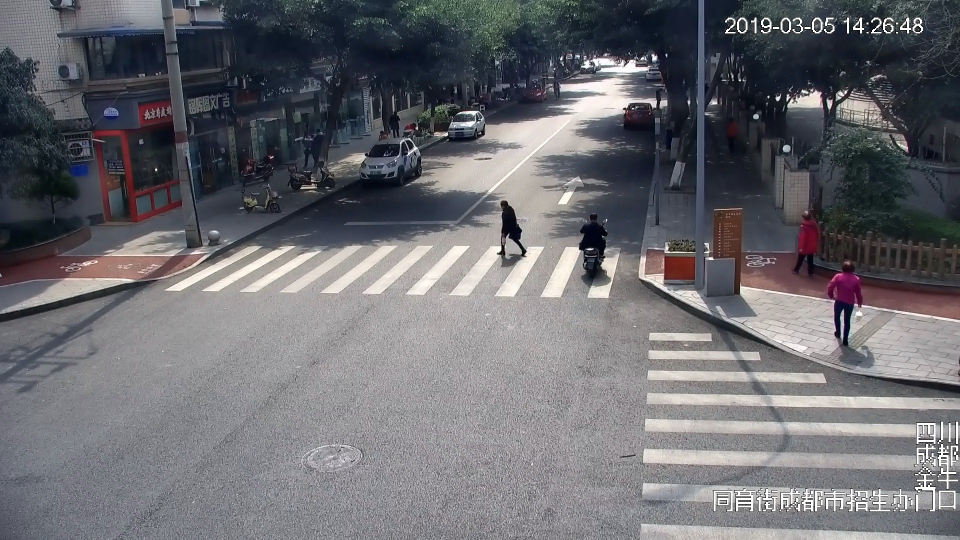
#> input picture point1/train/000030.jpg, 1920 x 1080 px, found by its file name (shown at 1/2 size); its folder holds 4 pictures in this run; the run also reads 1 picture not shown here
$ python HSV.py
#> lines starting #> are read from the running program, lines starting #| are printed output that depends on the picture
# -*- coding:utf-8 -*-

# from PIL import Image
import cv2
import numpy as np
import os
from sklearn.cluster import KMeans
from PIL import Image, ImageFile
ImageFile.LOAD_TRUNCATED_IMAGES = True


# Compute low order moments(1,2,3)
def color_moments(img):
    """compute feature with color moment"""

    # Convert BGR to HSV color space
    hsv = cv2.cvtColor(img, cv2.COLOR_BGR2HSV)
    # Split the channels - h,s,v
    h, s, v = cv2.split(hsv)
    # Initialize the color feature
    color_feature = []
    # N = h.shape[0] * h.shape[1]
    # The first central moment - average
    h_mean = np.mean(h)  # np.sum(h)/float(N)
    s_mean = np.mean(s)  # np.sum(s)/float(N)
    v_mean = np.mean(v)  # np.sum(v)/float(N)
    color_feature.extend([h_mean, s_mean, v_mean])
    # The second central moment - standard deviation
    h_std = np.std(h)  # np.sqrt(np.mean(abs(h - h.mean())**2))
    s_std = np.std(s)  # np.sqrt(np.mean(abs(s - s.mean())**2))
    v_std = np.std(v)  # np.sqrt(np.mean(abs(v - v.mean())**2))
    color_feature.extend([h_std, s_std, v_std])
    # The third central moment - the third root of the skewness
    h_skewness = np.mean(abs(h - h.mean())**3)
    s_skewness = np.mean(abs(s - s.mean())**3)
    v_skewness = np.mean(abs(v - v.mean())**3)
    h_thirdMoment = h_skewness**(1./3)
    s_thirdMoment = s_skewness**(1./3)
    v_thirdMoment = v_skewness**(1./3)
    color_feature.extend([h_thirdMoment, s_thirdMoment, v_thirdMoment])
    return color_feature


def color_mean(img):
    """compute feature with color moment"""

    # Convert BGR to HSV color space
    hsv = cv2.cvtColor(img, cv2.COLOR_BGR2HSV)
    # Split the channels - h,s,v
    h, s, v = cv2.split(hsv)
    # Initialize the color feature
    color_feature = []
    # N = h.shape[0] * h.shape[1]
    # The first central moment - average
    h_mean = np.mean(h)  # np.sum(h)/float(N)
    s_mean = np.mean(s)  # np.sum(s)/float(N)
    v_mean = np.mean(v)  # np.sum(v)/float(N)
    color_feature.extend([h_mean, s_mean, v_mean])

    return color_feature


def cut(file,vx,vy):
    """

    :param file:
    :param vx: 块大小
    :param vy: 块大小
    :return:分块集
    像素大小：4032 x 3024 分为：4 x 3个块
    1920*1080 分成4*3个块    每一块 480*360
    x=1080 y=1920
    """
    im = Image.open(file)

    #偏移量,滑动量
    dx = vx
    dy = vy
    n = 1

    #左上角切割
    x1 = 0
    y1 = 0
    x2 = vx
    y2 = vy

    imgs = []
    #纵向
    while x2 <= 1080:
        #横向切
        while y2 <= 1920:
            name3 = file + str(n) + ".jpg"
            #print n,x1,y1,x2,y2
            im2 = im.crop((y1, x1, y2, x2))
            im2_mat = np.asanyarray(im2)
            imgs.append(im2_mat)
            # im2.save(name3)

            y1 = y1 + dy
            y2 = y1 + vy
            n = n + 1
        x1 = x1 + dx
        x2 = x1 + vx
        y1 = 0
        y2 = vy

    return imgs


def abnorm_discriminant(filename, test, model, threshold):
    """
    :param test: 测试图片的块特征
    :param model: 合成的块特征
    :return: 异常 or 正常
    """
    flag = 0
    sum = 0
    for i in range(len(test)):
        sum = sum + np.linalg.norm(test[i]-model[i])

    error = sum / len(test)
    print('error is '+ str(error))

    if error < threshold:
        flag = 1
        return flag
    else:
        return flag


def get_mid(imgs_cf, model):
    """
    :param imgs_cf:正常图片特征:[块数[图片数[特征维度]]]
    :param model: 由正常图片特征合成的块特征
    :return: 训练好的阈值
    """
    dists = []  # 每张图片特征与model差值的平方根再平均后的列表
    for f in imgs_cf:
        sum = 0
        for i in range(len(f)):
            x = np.linalg.norm(np.array(f[i]) - model[i])
            sum = sum+x
        dists.append(sum/len(model))
    mid = dists[int(len(dists)/2)]
    # print("threshold: ", threshold)
    return mid


def image_cluster(data, k):
    """
    :param data:100 * 108（12x9）
    :param k: 我们将图片分成三类，大概为：拥堵，正常，空旷
    :return: 类别索引
    """
    estimator = KMeans(n_clusters=k, init='k-means++')
    estimator.fit(data)
    label_pred = estimator.labels_
    index1 = []
    index2 = []
    index3 = []
    for l in range(len(label_pred)):
        if label_pred[l] == 0:
            index1.append(l)
        elif label_pred[l] == 1:
            index2.append(l)
        else:
            index3.append(l)

    centroids = estimator.cluster_centers_
    # print("标签：\n", label_pred)
    # print("聚类中心：\n",centroids)
    return index1, index2, index3


def features(index, vx, vy, n_blk):
    """

    :param label: 聚类类别对应的图片索引
    :param vx: 图像块的宽
    :param vy: 图像块的长
    :param n_blk: 图像切成 n_blk 块
    :return: 按块特征的平均值，每张图像的特征
    """
    # compute features of images
    blocks_featrue = []
    imgs_feature = []
    # 将图像分块
    for i in range(n_blk):
        blocks_featrue.append([])
    for i in index:
        img_f = []
        res = cut(files_norm[i], vx, vy)
        for b in range(len(res)):
            blk_f = color_moments(res[b])
            blocks_featrue[b].append(blk_f)
            img_f.append(blk_f)

        imgs_feature.append(img_f)

    # 计算每个图像块特征的均值、标准差（所有normal图片）
    i = 0
    model = []  # 将正常图片的颜色矩特征的均值作为 model
    for b in blocks_featrue:
        # b：12 x 9 图片数量 x 特征维度
        i = i + 1
        arr = np.array(b)
        rows, cols = arr.shape
        # 每个块每一特征维度均值
        mean = np.mean(arr, 0)
        model.append(mean)
        # 每一特征维度标准差
        std = np.std(arr, 0)
        std_2 = np.linalg.norm(std)
        # print("第 %d 个块： " % i)
        # print("平均值： ", mean)
        # print("标准差: ", std_2)
    return model, imgs_feature


if __name__ == "__main__":

    file_dir_norm = "./point1/train"
    file_dir_test = "./point1/test_n"

    files_norm = []
    # get files at the current directory path
    for root, dirs, files_name in os.walk(file_dir_norm):
        for file in files_name:
            files_norm.append(root + '\\' + file)

    # 提取整张图片特征，用于聚类
    feature = []
    for f in files_norm:
        img = cv2.imread(f)
#> img is the input picture: shape (1080, 1920, 3); mean B, G, R 111.6, 106.8, 106.8
        ft = color_moments(img)
#> in color_moments, `hsv = cv2.cvtColor(img, cv2.COLOR_BGR2HSV)`: hsv: shape (1080, 1920, 3); mean H, S, V 99.9, 42.2, 114.7
#> in color_moments, `h, s, v = cv2.split(hsv)`:
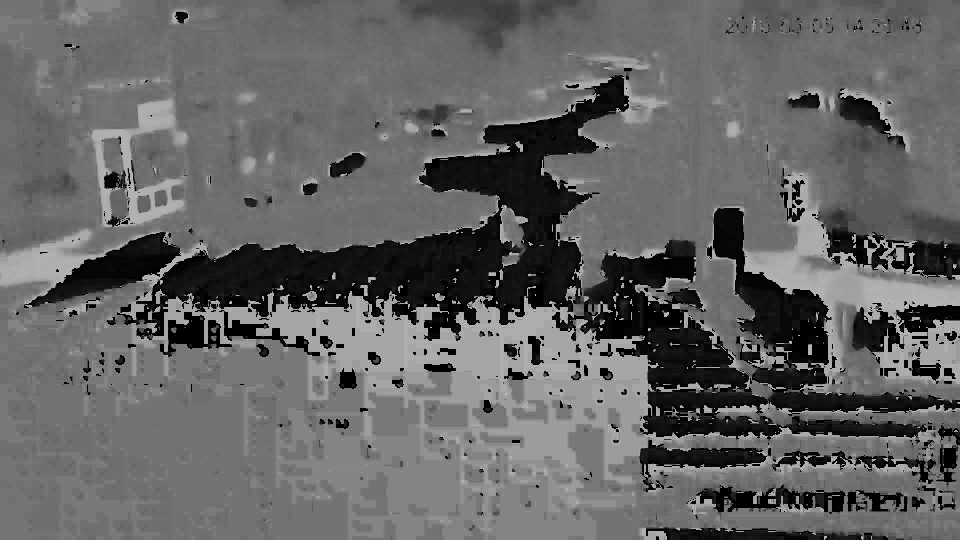
#> h: shape (1080, 1920) (shown at 1/2 size); min 0, max 179, mean 99.9
#> in color_moments, `h, s, v = cv2.split(hsv)`:
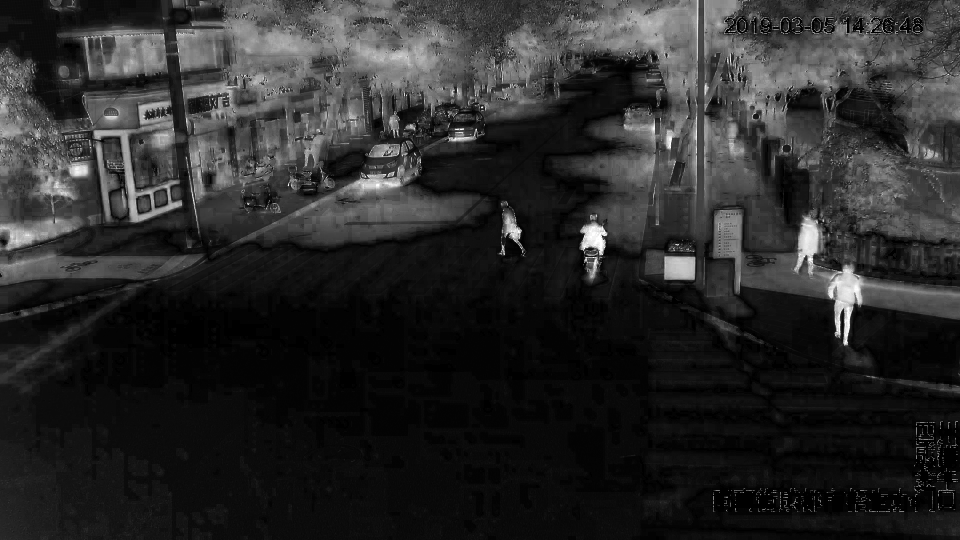
#> s: shape (1080, 1920) (shown at 1/2 size); min 0, max 255, mean 42.2
#> in color_moments, `h, s, v = cv2.split(hsv)`:
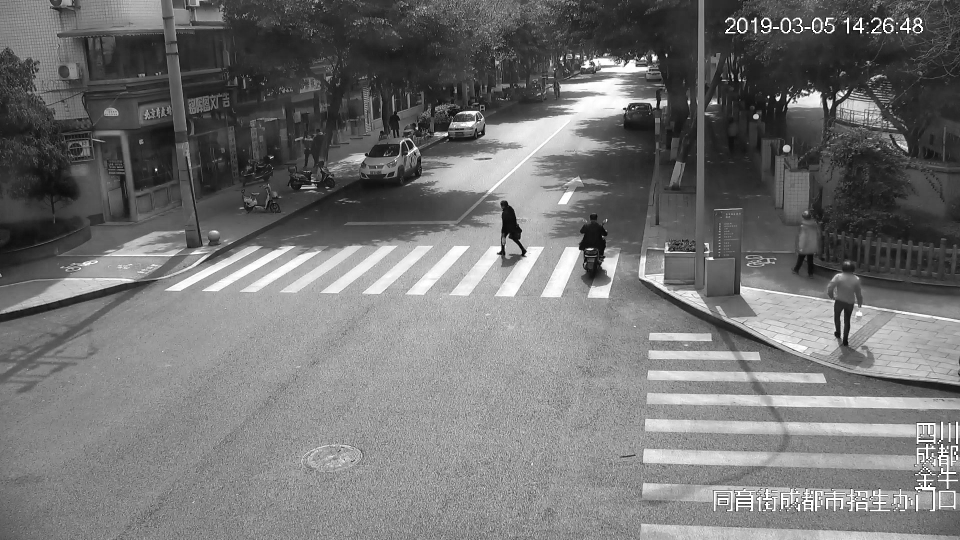
#> v: shape (1080, 1920) (shown at 1/2 size); min 0, max 255, mean 114.7
#> in color_moments, `h_mean = np.mean(h)`: h_mean = 99.87
#> in color_moments, `s_mean = np.mean(s)`: s_mean = 42.25
#> in color_moments, `v_mean = np.mean(v)`: v_mean = 114.7
#> in color_moments, `h_std = np.std(h)`: h_std = 48.26
#> in color_moments, `s_std = np.std(s)`: s_std = 45.91
#> in color_moments, `v_std = np.std(v)`: v_std = 57.15
#> in color_moments, `h_skewness = np.mean(abs(h - h.mean())**3)`: h_skewness = 184289
#> in color_moments, `s_skewness = np.mean(abs(s - s.mean())**3)`: s_skewness = 180394.4
#> in color_moments, `v_skewness = np.mean(abs(v - v.mean())**3)`: v_skewness = 260555.4
#> in color_moments, `h_thirdMoment = h_skewness**(1./3)`: h_thirdMoment = 56.91
#> in color_moments, `s_thirdMoment = s_skewness**(1./3)`: s_thirdMoment = 56.5
#> in color_moments, `v_thirdMoment = v_skewness**(1./3)`: v_thirdMoment = 63.87
#> ft = [99.87, 42.25, 114.7, 48.26, 45.91, 57.15, 56.91, 56.5, 63.87]
        feature.append(ft)
#> pass 2 of the loop `for f in files_norm:`:
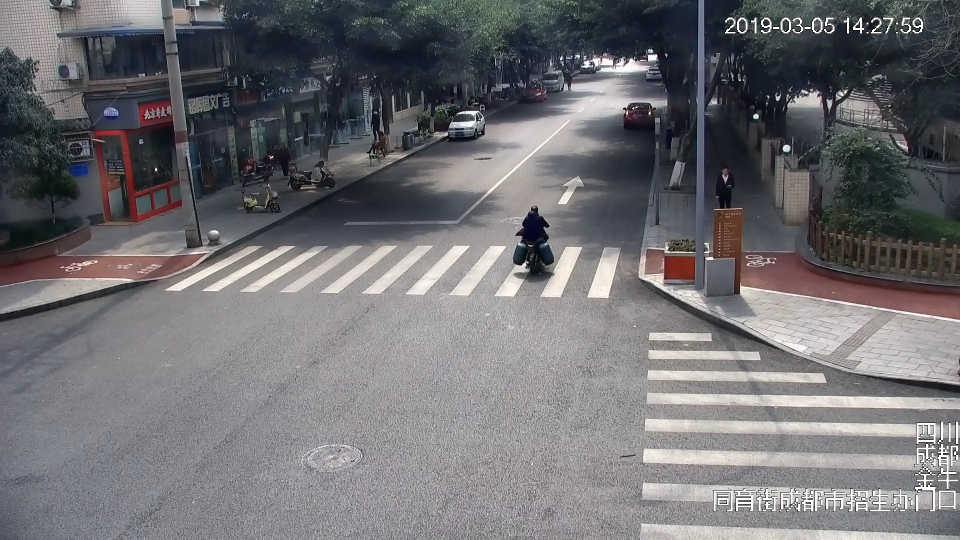
#> input picture point1/train/000031.jpg, 1920 x 1080 px, found by its file name (shown at 1/2 size)
#> img is the input picture: shape (1080, 1920, 3); mean B, G, R 114.4, 111.1, 111.8
#> hsv: shape (1080, 1920, 3); mean H, S, V 99.8, 33.2, 117.8
#> ft = [99.8, 33.24, 117.8, 51.67, 37.61, 55.3, 59.69, 48.14, 62.11]
#> pass 3 of the loop `for f in files_norm:`:
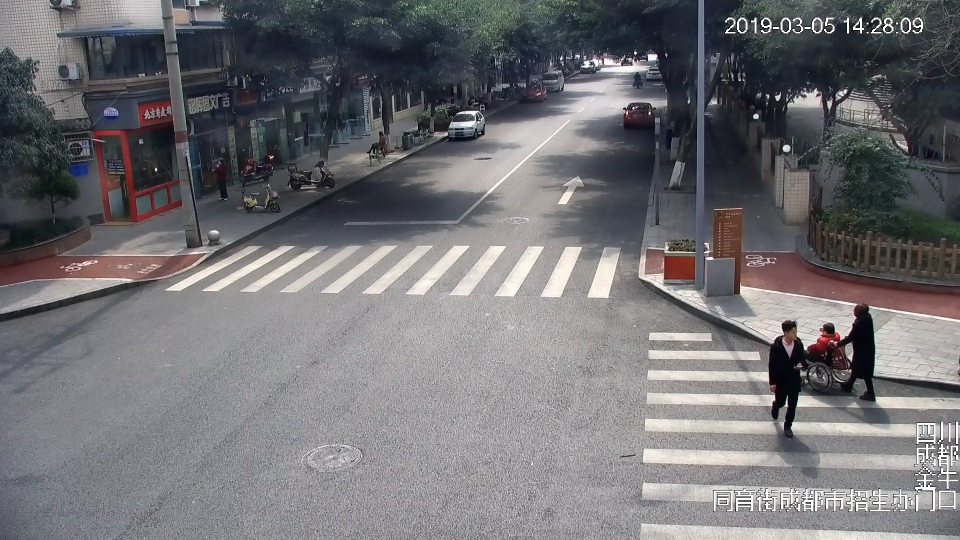
#> input picture point1/train/000032.jpg, 1920 x 1080 px, found by its file name (shown at 1/2 size)
#> img is the input picture: shape (1080, 1920, 3); mean B, G, R 115.7, 112.5, 113.4
#> hsv: shape (1080, 1920, 3); mean H, S, V 99.3, 32.8, 119.4
#> ft = [99.34, 32.8, 119.4, 52.1, 36.18, 55.62, 59.82, 46.96, 62.31]
#> the loop made 4 passes; the first 3 are shown
    idx1, idx2, idx3 = image_cluster(feature, 3)
#> in image_cluster, `label_pred = estimator.labels_`: label_pred = [2, 0, 0, 1]
#> the loop in image_cluster, `for l in range(len(label_pred)):` made 4 passes
#> after the loop in image_cluster, `for l in range(len(label_pred)):`: index1 = [1, 2]; index2 = [3]; index3 = [0]
    idx = [idx1, idx2, idx3]
    feature_num = len(idx)

    # 计算各个聚类的model特征，图像特征
    vx = 360  # 块宽
    vy = 480  # 块长
    n_blk = 4*3  # 切分成 n_blk 个块

    model = []
    imgs_feature = []
    mid = []
    flags = []
    for i in range(feature_num):
        if idx[i]:
            model_i, imgs_feature_i = features(idx[i], vx, vy, n_blk)
#> after the loop in cut, `while x2 <= 1080:`:
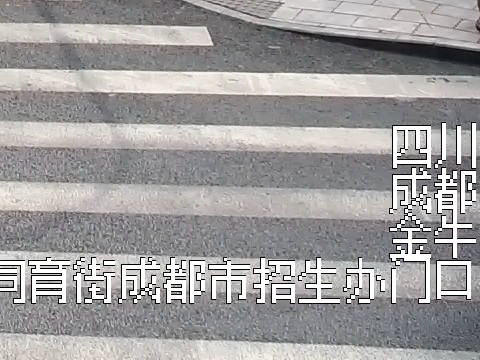
#> im2: PIL image 480x360 RGB; mean R, G, B 158.7, 156.7, 156.8
#> after the loop in cut, `while x2 <= 1080:`: imgs = 12 items; n = 13; x1 = 1080
#> in features, `res = cut(files_norm[i], vx, vy)`: res = 12 items
#> the loop in features, `for b in range(len(res)):` made 12 passes
#> (h_mean in color_moments, s_mean in color_moments, v_mean in color_moments, h_std in color_moments, s_std in color_moments, v_std in color_moments, h_skewness in color_moments, s_skewness in color_moments) on passes 2, 3, 4, 5, 7, 8, 9, 12: (32.41, 68.45, 68.35, 44.31, 37.89, 33.74, 199657.8, 87950.6), (44.52, 60.22, 93.66, 57.23, 42.05, 57.7, 292391.1, 115387.8), (29.52, 54.37, 65.59, 38.84, 36.29, 43.53, 159850.1, 100970.4), (63.64, 34.58, 109.4, 59.96, 37.74, 45.67, 245900.6, 110763.2), (81.69, 25.34, 137.3, 56.16, 37.81, 50.55, 213818.2, 191153.9), (87.98, 43.29, 109.8, 46.08, 35.62, 58.68, 135024.1, 72964.6), (12.89, 14.89, 134.1, 34.33, 7.01, 14.02, 179163.5, 595.5), (75.38, 10.01, 159.9, 59.71, 20.92, 53.05, 250295.3, 87336.2)
#> (h_mean in color_moments, s_mean in color_moments, v_mean in color_moments, h_std in color_moments, s_std in color_moments, v_std in color_moments, h_skewness in color_moments, s_skewness in color_moments) on passes 1, 6, 10, 11: (50.82, 54.2, 84.07, 56.13, 43.79, 46.21, 235427.4, 136798.4), (77.55, 19.62, 138, 59.74, 20.85, 52.76, 240455, 20195.1), (81, 6.96, 152.9, 77.84, 3.48, 21.38, 483733.2, 60.5), (114.8, 6.99, 160.6, 46.84, 4.69, 30.82, 207341.9, 878.9)
#> pass 1, in color_moments (call 5), `h, s, v = cv2.split(hsv)`:
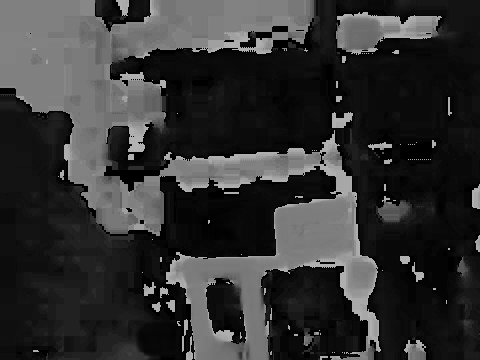
#> h: shape (360, 480); min 0, max 179, mean 50.8
#> pass 1, in color_moments (call 5), `h, s, v = cv2.split(hsv)`:
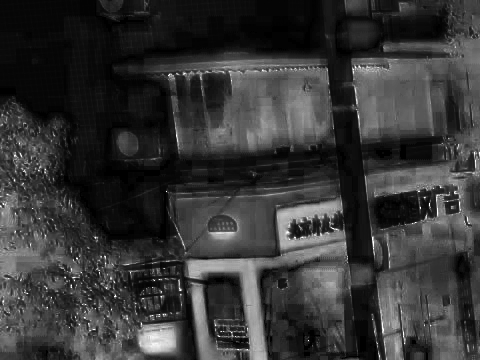
#> s: shape (360, 480); min 0, max 255, mean 54.2
#> pass 1, in color_moments (call 5), `h, s, v = cv2.split(hsv)`:
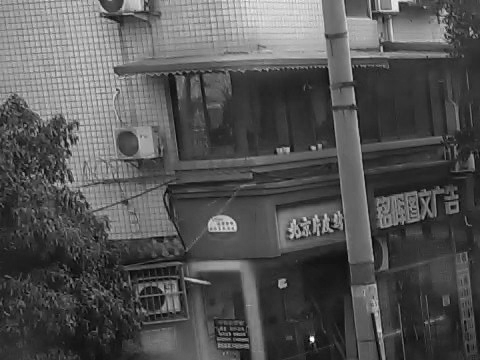
#> v: shape (360, 480); min 2, max 255, mean 84.1
#> in features, `i = 0`: i = 0
#> after the loop in features, `for b in blocks_featrue:`: i = 12; model = 12 items
            model.append(model_i)
            imgs_feature.append(imgs_feature_i)
            mid_i = get_mid(imgs_feature_i, model_i)
            mid.append(mid_i)
            print('threhold{}  '.format(i+1) + str(1.5*mid_i))
#> pass 2 of the loop `for i in range(feature_num):`:
#> after the loop in cut (call 3), `while x2 <= 1080:`:
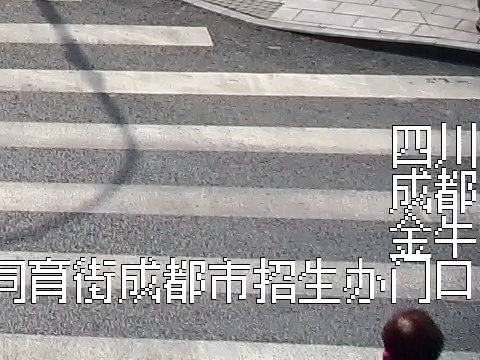
#> im2: PIL image 480x360 RGB; mean R, G, B 153.2, 150.7, 150.3
#> after the loop in cut (call 3), `while x2 <= 1080:`: n = 13; x1 = 1080
#> the loop in features (call 2), `for b in range(len(res)):` made 12 passes
#> (h_mean in color_moments, s_mean in color_moments, v_mean in color_moments, h_std in color_moments, s_std in color_moments, v_std in color_moments, h_skewness in color_moments, s_skewness in color_moments) on passes 1, 2, 3, 4, 5, 7, 8: (37.88, 75.38, 69.85, 56.58, 51.06, 36.95, 336326.6, 189687.5), (24.77, 91.66, 60.88, 36.54, 45.68, 34.33, 149739.8, 144438.8), (42.14, 74.87, 87.63, 54.16, 49.22, 61.35, 258528.8, 173095.1), (27.47, 72.23, 61.19, 38.13, 42.28, 45.61, 155986.8, 134646.6), (59.68, 43.24, 103.2, 60.98, 43.46, 50.5, 262501, 159875.4), (88.02, 27.02, 140.9, 51.08, 32.34, 52.85, 182651.2, 105921.9), (83.36, 48.92, 99.48, 49.86, 35.4, 63.69, 155927.6, 65892.5)
#> pass 1, in color_moments (call 29), `h, s, v = cv2.split(hsv)`:
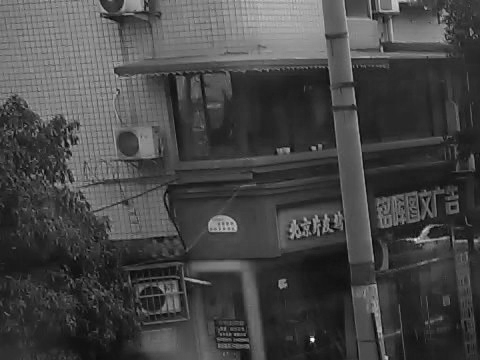
#> v: shape (360, 480); min 5, max 255, mean 69.9
#> pass 3 of the loop `for i in range(feature_num):`:
#> after the loop in cut (call 4), `while x2 <= 1080:`:
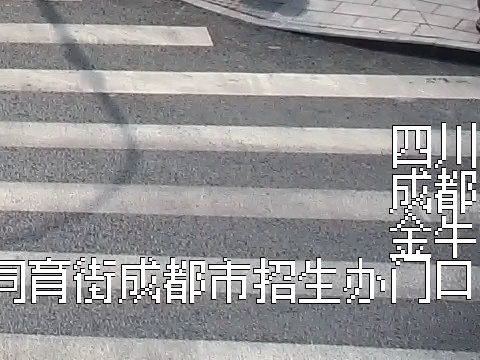
#> im2: PIL image 480x360 RGB; mean R, G, B 147.9, 147, 148.2
#> after the loop in cut (call 4), `while x2 <= 1080:`: n = 13; x1 = 1080
#> the loop in features (call 3), `for b in range(len(res)):` made 12 passes
#> (h_mean in color_moments, s_mean in color_moments, v_mean in color_moments, h_std in color_moments, s_std in color_moments, v_std in color_moments, h_skewness in color_moments, s_skewness in color_moments) on passes 1 to 7: (31.29, 73.66, 74.28, 50.42, 48.47, 37.82, 285722.6, 162948), (25.06, 89.55, 65.17, 36.07, 43.67, 36.74, 141414.9, 125764.9), (42.47, 72.47, 94.81, 52.41, 48.33, 65.94, 230835, 164487.7), (27.21, 71.96, 63.68, 38.64, 40.23, 45.59, 163430.4, 118355.2), (62.85, 41.91, 109.7, 60.85, 42.22, 51.29, 256026, 145012.8), (77.35, 28.49, 143.3, 54.89, 34.52, 59.05, 190742.2, 94670.3), (82.08, 30.76, 137.2, 52.95, 41.7, 55.28, 187145.9, 227229.8)
#> pass 1, in color_moments (call 41), `h, s, v = cv2.split(hsv)`:
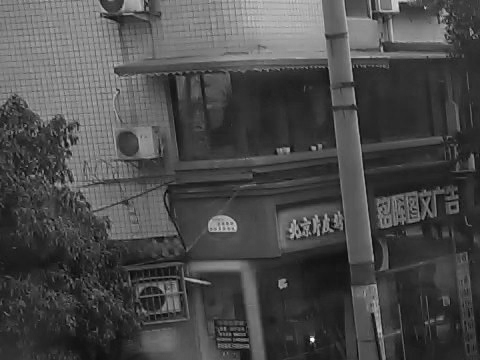
#> v: shape (360, 480); min 4, max 255, mean 74.3

    # # test image abnormal detection

    count = 0
    for root, dirs, files_name in os.walk(file_dir_test):
        for f in files_name:
            print(f, ": ")
            file_test = root + "\\" + f
            res = cut(file_test, vx, vy)
            img_feat = []
            for b in range(len(res)):
                blk_feat = color_moments(res[b])
                arr = np.array(blk_feat)
                img_feat.append(arr)
            for i in range(feature_num):
                flag = abnorm_discriminant(f.split('_')[0], img_feat, model[i], 1.5*mid[i])
                flags.append(flag)

            if flags[0] or flags[1] or flags[2]:
                print('测试正常')
                count = count + 1
            else:
                print('测试异常')

    print("测试图片总数：%d, 正确判断总数：%d, 正确率为：%f" % (len(files_name), count, count / len(files_name)))
